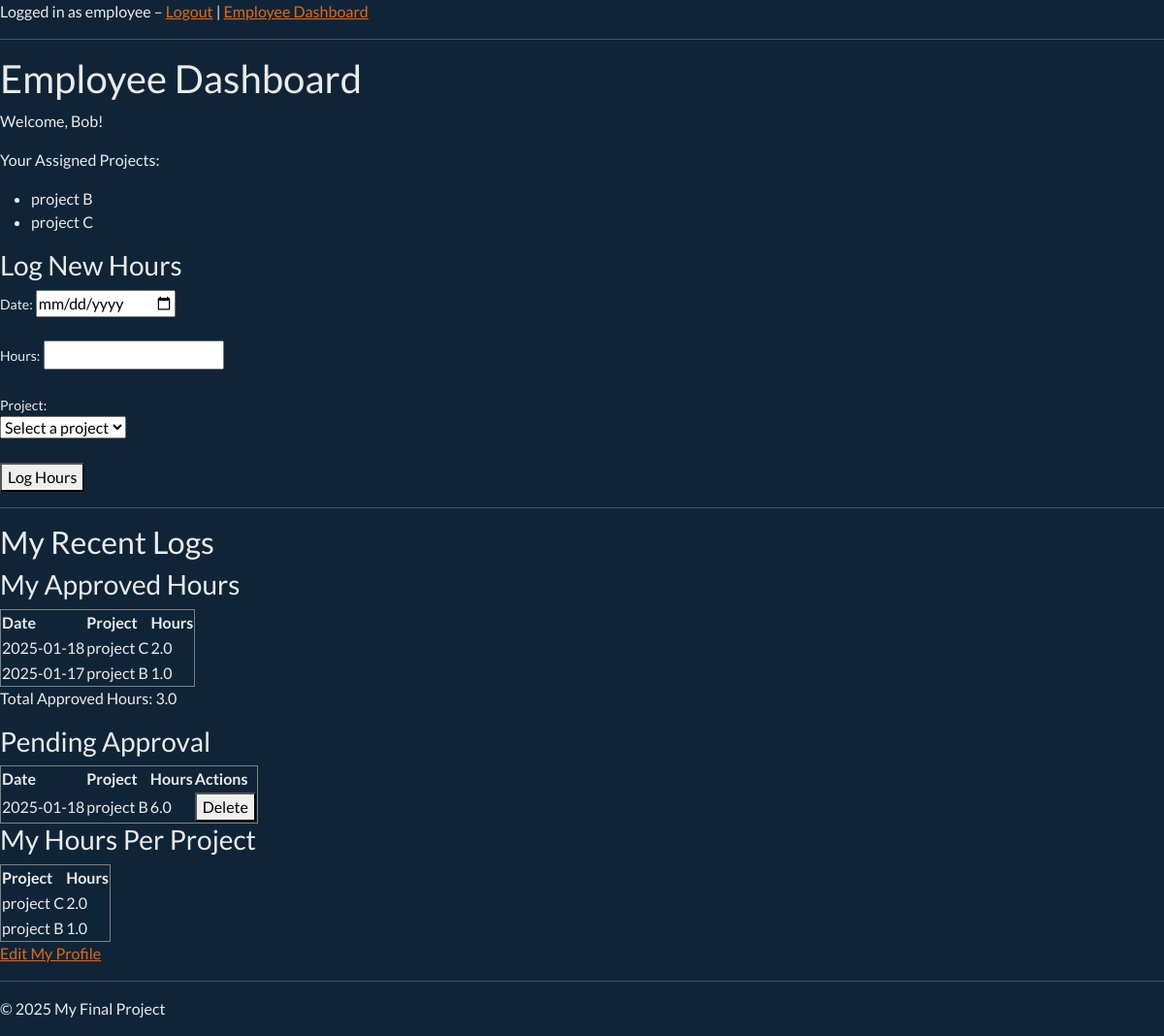
Screenshot of /employee/dashboard (signed in) with the database file from the repository.
### app.py (models this page shows)
class User(db.Model):
    id = db.Column(db.Integer, primary_key=True)
    username = db.Column(db.String(150), unique=True, nullable=False)
    password = db.Column(db.String(150), nullable=False)
    role = db.Column(db.String(50), nullable=False, default="employee")
    first_name = db.Column(db.String(100), nullable=True)
    last_name = db.Column(db.String(100), nullable=True)
    phone = db.Column(db.String(50), nullable=True)
    address = db.Column(db.String(200), nullable=True)
    birthdate = db.Column(db.Date, nullable=True)
    hours_worked = db.Column(db.Float, default=0.0)
    projects = db.relationship(
        'Project',
        secondary=employee_projects,
        back_populates='users'
    )

class Project(db.Model):
    id = db.Column(db.Integer, primary_key=True)
    name = db.Column(db.String(150), unique=True, nullable=False)
    description = db.Column(db.String(500), nullable=True)
    total_hours = db.Column(db.Float, default=0.0)
    users = db.relationship(
        'User',
        secondary=employee_projects,
        back_populates='projects'
    )

class TimeLog(db.Model):
    id = db.Column(db.Integer, primary_key=True)
    user_id = db.Column(db.Integer, db.ForeignKey('user.id'), nullable=False)
    log_date = db.Column(db.Date, default=date.today)
    hours = db.Column(db.Float, default=0.0)
    approved = db.Column(db.Boolean, default=False)	# NEW: whether the hours are approved
    project_id = db.Column(db.Integer, db.ForeignKey('project.id'), nullable=True)
    project = db.relationship('Project')
    user = db.relationship('User', backref='time_logs')

### app.py (the view)
@app.route('/employee/dashboard')
@login_required
def employee_dashboard():
    if session.get('role') == 'admin':
        return redirect(url_for('manager_dashboard'))
    user_id = session['user_id']
    user = User.query.get(user_id)
    logs = TimeLog.query.filter_by(user_id=user_id).order_by(TimeLog.log_date.desc()).all()
    project_hours = {}
    total_approved_hours = 0
    for log in logs:
        if log.approved:
            project = log.project
            if project not in project_hours:
                project_hours[project] = 0
            project_hours[project] += log.hours
            total_approved_hours += log.hours
    return render_template(
        'employee_dashboard.html',
        user=user,
        logs=logs,
        project_hours=project_hours,
        total_approved_hours=total_approved_hours
    )

### app.py (called while the page is built)
def login_required(f):
    @wraps(f)
    def decorated_function(*args, **kwargs):
        if 'user_id' not in session:
            flash("Please log in first.", "warning")
            return redirect(url_for('login'))
        return f(*args, **kwargs)
    return decorated_function

@app.before_request
def setup():
    global app_initialized
    if not app_initialized:
        db.create_all()
        create_admin()
        app_initialized = True

### templates/employee_dashboard.html (shortened to what this page needs)
{% extends "base.html" %}
{% block content %}
<h1>Employee Dashboard</h1>
<p>Welcome, {{ user.username }}!</p>
{% if user.projects %}
  <p>Your Assigned Projects:</p>
  <ul>
    {% for proj in user.projects %}
      <li>{{ proj.name }}</li>
    {% endfor %}
  </ul>
{% else %}
  <p>You are not assigned to any project.</p>
{% endif %}
<h3>Log New Hours</h3>
<form method="POST" action="{{ url_for('employee_log_hours') }}">
    <label>Date:</label>
    <input type="date" name="date"><br><br>
    <label>Hours:</label>
    <input type="number" step="0.1" name="hours"><br><br>
    <label>Project:</label><br>
    <select name="project_id" required>
      <option value="" disabled selected>Select a project</option>
    </select>
    <br><br>
    <button type="submit">Log Hours</button>
</form>
<hr>
<h2>My Recent Logs</h2>
<h3>My Approved Hours</h3>
<table border="1">
    <thead>
        <tr>
            <th>Date</th>
            <th>Project</th>
            <th>Hours</th>
        </tr>
    </thead>
    <tbody>
    {% for log in logs if log.approved %}
        <tr>
            <td>{{ log.log_date }}</td>
            <td>{{ log.project.name if log.project else 'N/A' }}</td>
            <td>{{ log.hours }}</td>
        </tr>
    {% endfor %}
    </tbody>
</table>
<p>Total Approved Hours: {{ total_approved_hours }}</p>
<h3>Pending Approval</h3>
<table border="1">
    <thead>
        <tr>
            <th>Date</th>
            <th>Project</th>
            <th>Hours</th>
            <th>Actions</th>
        </tr>
    </thead>
    <tbody>
    {% for log in logs if not log.approved %}
        <tr>
            <td>{{ log.log_date }}</td>
            <td>{{ log.project.name if log.project else 'N/A' }}</td>
            <td>{{ log.hours }}</td>
            <td>
                <form action="{{ url_for('employee_delete_log', log_id=log.id) }}" method="POST">
                    <button type="submit">Delete</button>
                </form>
            </td>
        </tr>
    {% endfor %}
    </tbody>
</table>
<h3>My Hours Per Project</h3>
<table border="1">
    <thead>
        <tr>
            <th>Project</th>
            <th>Hours</th>
        </tr>
    </thead>
    <tbody>
        {% for proj, hours in project_hours.items() %}
        <tr>
            <td>{{ proj.name }}</td>
            <td>{{ hours }}</td>
        </tr>
        {% endfor %}
    </tbody>
</table>
<p><a href="{{ url_for('employee_edit_profile') }}">Edit My Profile</a></p>
{% endblock %}

### templates/base.html (shortened to what this page needs)
<!DOCTYPE html>
<html lang="en">
<head>
    <link rel="stylesheet" href="https://cdn.jsdelivr.net/npm/bootswatch@5.3.0/dist/superhero/bootstrap.min.css">
  </head>
<body>
  <header>
    <nav>
      {% if session['user_id'] is defined %}
          Logged in as {{ session.get('role') }}
          – <a href="{{ url_for('logout') }}">Logout</a>
          {% if session.get('role') == 'admin' %}
             | <a href="{{ url_for('manager_dashboard') }}">Manager Dashboard</a>
          {% else %}
             | <a href="{{ url_for('employee_dashboard') }}">Employee Dashboard</a>
          {% endif %}
      {% else %}
          <a href="{{ url_for('login') }}">Login</a> |
          <a href="{{ url_for('signup') }}">Sign Up</a>
      {% endif %}
    </nav>
  </header>
  <hr>
  <main>
    {% block content %}{% endblock %}
  </main>
  <footer>
    <hr>
    <p>&copy; 2025 My Final Project</p>
  </footer>
</body>
</html>

### rows the page displays
User: get "employee", username "Bob"
Project: name "project B", hours "1.0"
Project: name "project C", hours "2.0"
TimeLog: log_date "2025-01-18", project "project C", hours "2.0"
TimeLog: log_date "2025-01-17", project "project B", hours "1.0"
TimeLog: log_date "2025-01-18", project "project B", hours "6.0"

### other values shown
{{ total_approved_hours }} "3.0"
